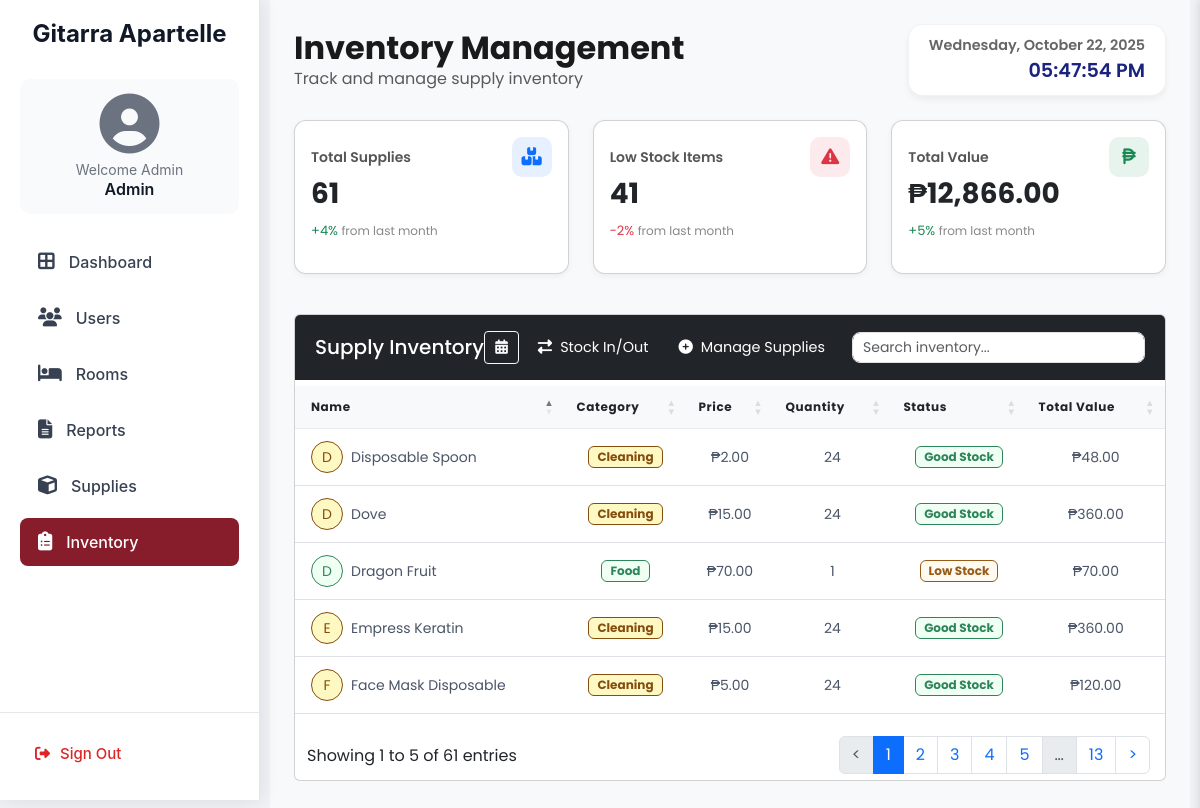
Page /admin-inventory.php on the committed database.
### tables this page shows
CREATE TABLE `supplies` (
  `id` int NOT NULL,
  `name` varchar(100) NOT NULL,
  `price` decimal(10,2) NOT NULL,
  `quantity` int NOT NULL DEFAULT '1',
  `category` enum('Cleaning','Maintenance','Food') NOT NULL,
  `created_at` timestamp NULL DEFAULT CURRENT_TIMESTAMP
);

### admin-inventory.php (the view, shortened to what this page needs)
<?php
require_once 'database.php';
$result = $conn->query("SELECT * FROM supplies ORDER BY name ASC");
$supplies = [];
while ($row = $result->fetch_assoc()) {
  $supplies[] = $row;
}
$total_supplies = count($supplies);
$low_stock_count = 0;
$total_value = 0;
foreach ($supplies as $supply) {
  $total_value += $supply['price'] * $supply['quantity'];
  if ($supply['quantity'] < 5) {
    $low_stock_count++;
  }
}
?>
<!DOCTYPE html>
<html lang="en">
<head>
  <link href="https://cdn.jsdelivr.net/npm/bootstrap@5.3.0/dist/css/bootstrap.min.css" rel="stylesheet">
  <link rel="stylesheet" href="https://cdnjs.cloudflare.com/ajax/libs/font-awesome/6.4.2/css/all.min.css">
    <link href="https://cdn.datatables.net/1.11.5/css/dataTables.bootstrap5.min.css" rel="stylesheet">
  <link href="style.css" rel="stylesheet">
  <link href="style.css" rel="stylesheet">
</head>
<body>
  <div class="sidebar">
    <h4>Gitarra Apartelle</h4>
    <div class="user-info">
      <i class="fa-solid fa-user-circle"></i>
      <p>Welcome Admin</p>
      <h6>Admin</h6>
    </div>
    <div class="nav-links">
      <a href="admin-dashboard.php"><i class="fa-solid fa-border-all"></i> Dashboard</a>
      <a href="admin-user.php"><i class="fa-solid fa-users"></i> Users</a>
      <a href="admin-room.php"><i class="fa-solid fa-bed"></i> Rooms</a>
      <a href="admin-report.php"><i class="fa-solid fa-file-lines"></i> Reports</a>
      <a href="admin-supplies.php"><i class="fa-solid fa-cube"></i> Supplies</a>
      <a href="admin-inventory.php" class="active"><i class="fa-solid fa-clipboard-list"></i> Inventory</a>
    </div>
    <div class="signout">
      <a href="admin-logout.php"><i class="fa-solid fa-right-from-bracket"></i> Sign Out</a>
    </div>
  </div>
<div class="content p-4">
  <div class="d-flex justify-content-between align-items-center mb-4">
    <div>
      <h2 class="fw-bold mb-0">Inventory Management</h2>
      <p class="text-muted mb-0">Track and manage supply inventory</p>
    </div>
    <div class="clock-box text-end">
      <div id="currentDate" class="fw-semibold"></div>
      <div id="currentTime"></div>
    </div>
  </div>
<div class="row mb-4">
    <div class="col-md-4 mb-3">
        <div class="card stat-card h-100 p-3">
            <div class="d-flex justify-content-between align-items-center">
                <p class="stat-title">Total Supplies</p>
                <div class="stat-icon bg-primary bg-opacity-10 text-primary">
                    <i class="fas fa-boxes-stacked"></i>
                </div>
            </div>
            <h3 class="fw-bold mb-1"><?php echo $total_supplies; ?></h3>
            <p class="stat-change text-success">+4% <span>from last month</span></p>
        </div>
    </div>
    <div class="col-md-4 mb-3">
        <div class="card stat-card h-100 p-3">
            <div class="d-flex justify-content-between align-items-center">
                <p class="stat-title">Low Stock Items</p>
                <div class="stat-icon bg-danger bg-opacity-10 text-danger">
                    <i class="fas fa-exclamation-triangle"></i>
                </div>
            </div>
            <h3 class="fw-bold mb-1"><?php echo $low_stock_count; ?></h3>
            <p class="stat-change text-danger">-2% <span>from last month</span></p>
        </div>
    </div>
    <div class="col-md-4 mb-3">
        <div class="card stat-card h-100 p-3">
            <div class="d-flex justify-content-between align-items-center">
                <p class="stat-title">Total Value</p>
                <div class="stat-icon bg-success bg-opacity-10 text-success">
                    <i class="fas fa-peso-sign"></i>
                </div>
            </div>
            <h3 class="fw-bold mb-1">₱<?php echo number_format($total_value, 2); ?></h3>
            <p class="stat-change text-success">+5% <span>from last month</span></p>
        </div>
    </div>
</div>
<div class="card mb-4">
  <div class="card-header bg-dark d-flex justify-content-between align-items-center py-3">
    <h5 class="mb-0 text-white">Supply Inventory</h5>
    <div class="d-flex align-items-center gap-2">
      <button id="toggleCalendar" class="btn btn-outline-light btn-sm">
        <i class="fas fa-calendar-alt"></i>
      </button>
      <button type="button" class="btn btn-dark btn-sm" data-bs-toggle="modal" data-bs-target="#stockModal">
        <i class="fas fa-exchange-alt me-2"></i>Stock In/Out
      </button>
      <a href="admin-supplies.php" class="btn btn-dark btn-sm">
        <i class="fas fa-plus-circle me-2"></i>Manage Supplies
      </a>
      <div id="customSearch" class="ms-2"></div>
    </div>
  </div>
  <div class="card-body p-0">
    <div class="table-responsive">
      <table id="inventoryTable" class="table table-hover mb-0">
        <thead>
          <tr>
            <th class="ps-3">Name</th>
            <th>Category</th>
            <th>Price</th>
            <th>Quantity</th>
            <th>Status</th>
            <th>Total Value</th>
          </tr>
        </thead>
        <tbody>
          <?php if (count($supplies) > 0): ?>
            <?php foreach ($supplies as $s): ?>
            <tr>
              <td class="ps-3">
                <div class="d-flex align-items-center">
                  <div class="avatar-sm
                    <?php if ($s['category'] == 'Cleaning'): ?>
                      bg-yellow-100 text-yellow-800 border-yellow-200
                    <?php elseif ($s['category'] == 'Maintenance'): ?>
                      bg-amber-100 text-amber-800 border-amber-200
                    <?php else: ?>
                      bg-green-100 text-green-800 border-green-200
                    <?php endif; ?>
                    rounded-circle d-flex align-items-center justify-content-center me-2"
                    style="width:32px; height:32px; border:1px solid;">
                    <span><?= strtoupper(substr($s['name'], 0, 1)) ?></span>
                  </div>
                  <div><?= htmlspecialchars($s['name']) ?></div>
                </div>
              </td>
              <td>
                <span class="badge
                  <?php if ($s['category'] == 'Cleaning'): ?>
                    bg-yellow-100 text-yellow-800 border-yellow-200
                  <?php elseif ($s['category'] == 'Maintenance'): ?>
                    bg-amber-100 text-amber-800 border-amber-200
                  <?php else: ?>
                    bg-green-100 text-green-800 border-green-200
                  <?php endif; ?>
                ">
                  <?= htmlspecialchars($s['category']) ?>
                </span>
              </td>
              <td>₱<?= number_format($s['price'], 2) ?></td>
              <td><?= (int)$s['quantity'] ?></td>
              <td>
                <?php if ($s['quantity'] < 5): ?>
                  <span class="badge bg-amber-100 text-amber-800 border-amber-200">Low Stock</span>
                <?php elseif ($s['quantity'] < 10): ?>
                  <span class="badge bg-yellow-100 text-yellow-800 border-yellow-200">Medium Stock</span>
                <?php else: ?>
                  <span class="badge bg-green-100 text-green-800 border-green-200">Good Stock</span>
                <?php endif; ?>
              </td>
              <td>₱<?= number_format($s['price'] * $s['quantity'], 2) ?></td>
            </tr>
            <?php endforeach; ?>
          <?php endif; ?>
        </tbody>
      </table>
    </div>
  </div>
</div>

### style.css (style rules this page uses)
body { display: flex; background: #f0f2f5; font-family: 'Poppins', sans-serif; color: #1a1a1a; }
.sidebar { width: 280px; height: 100vh; background: linear-gradient(180deg, #222222, #0f0f0f); color: white; position: fixed; padding-top: 20px; transition: all 0.3s ease-in-out; box-shadow: 0 0 20px rgba(0, 0, 0, 0.1); z-index: 1000; }
.sidebar .user-info { text-align: center; margin-bottom: 20px; }
.sidebar .user-info i { font-size: 60px; animation: fadeIn 1s ease-in-out; }
.sidebar a { color: rgba(255, 255, 255, 0.8); text-decoration: none; padding: 15px 25px; display: flex; align-items: center; gap: 12px; transition: all 0.3s ease-in-out; border-radius: 0 30px 30px 0; margin: 5px 0; font-weight: 500; }
.sidebar a.active { background: rgba(255, 255, 255, 0.2); color: white; }
.content { margin-left: 280px; padding: 30px; width: calc(100% - 280px); transition: all 0.3s ease-in-out; min-height: 100vh; background: #f8f9fa; }
.content { margin-left: 260px; padding: 20px; }
.card-header { border-bottom: none; padding: 1.25rem; }
.card-body { padding: 1.5rem; }
.card { transition: all 0.3s ease; }
.clock-box { padding: 10px 20px; background-color: white; border-radius: 15px; box-shadow: 0 4px 6px rgba(0,0,0,0.05); border: 1px solid rgba(0,0,0,0.05); }
#currentDate { font-size: 0.9rem; color: #666; }
#currentTime { font-size: 1.2rem; font-weight: 600; color: #1a237e; }
.table th, .table td { text-align: center; vertical-align: middle; }
.btn { font-size: 0.9rem; padding: 5px 10px; }

### admin-inventory.php (style rules this page uses)
.stat-card { border-radius: 12px; box-shadow: 0 2px 6px rgba(0,0,0,0.05); transition: transform 0.2s ease; background: #fff; }
.stat-title { font-size: 14px; font-weight: 600; color: #555; margin: 0; }
.stat-icon { width: 40px; height: 40px; display: flex; align-items: center; justify-content: center; border-radius: 10px; font-size: 18px; }
.stat-change { font-size: 13px; margin-top: 6px; }
.stat-change span { font-size: 12px; color: #888; }
.avatar-sm { width: 32px; height: 32px; display: flex; align-items: center; justify-content: center; }
.table thead th { background-color: #f8f9fa; border-bottom: 1px solid #e9ecef; padding: 0.75rem; font-size: 0.75rem; letter-spacing: 0.05em; }
.table th.sorting { cursor: pointer; position: relative; }
.table th.sorting_asc::after, .table th.sorting_desc::after { content: ''; position: absolute; right: 0.5rem; font-size: 0.7em; color: #6c757d; }
.table th.sorting_asc::after { content: '↑'; }
.table td { padding: 0.75rem; vertical-align: middle; font-size: 0.875rem; color: #4a5568; }
.table .badge { padding: 0.25rem 0.5rem; font-size: 0.75rem; border: 1px solid; transition: all 0.2s ease; }
.bg-green-100 { background-color: #f0fff4; }
.text-green-800 { color: #2f855a; }
.border-green-200 { border-color: #c6f6d5; }
.bg-amber-100 { background-color: #fffaf0; }
.text-amber-800 { color: #975a16; }
.border-amber-200 { border-color: #fed7aa; }
.bg-yellow-100 { background-color: #fef9c3; }
.text-yellow-800 { color: #854d0e; }
.border-yellow-200 { border-color: #fef08a; }
.sidebar { width: 260px; height: 100vh; background: #fff; border-right: 1px solid #e5e7eb; position: fixed; top: 0; left: 0; display: flex; flex-direction: column; padding: 20px 0; font-family: 'Inter', sans-serif; }
.sidebar h4 { text-align: center; font-weight: 700; color: #111827; margin-bottom: 30px; }
.user-info { text-align: center; background: #f9fafb; border-radius: 10px; padding: 15px; margin: 0 20px 25px 20px; }
.user-info i { font-size: 30px; color: #6b7280; margin-bottom: 5px; }
.user-info p { margin: 0; font-size: 14px; color: #6b7280; }
.user-info h6 { margin: 0; font-weight: 600; color: #111827; }
.nav-links { flex-grow: 1; display: flex; flex-direction: column; padding: 0 10px; }
.nav-links a { display: flex; align-items: center; gap: 14px; font-size: 16px; font-weight: 500; color: #374151; text-decoration: none; padding: 12px 18px; border-radius: 8px; margin: 4px 10px; transition: all 0.2s ease; }
.nav-links a i { font-size: 19px; color: #374151; transition: color 0.2s ease; }
.nav-links a.active { background: #871D2B; color: #fff; }
.nav-links a.active i { color: #fff; }
.signout { border-top: 1px solid #e5e7eb; padding: 15px 20px 0; }
.signout a { display: flex; align-items: center; gap: 10px; color: #dc2626; text-decoration: none; font-weight: 500; font-size: 15px; padding: 10px 15px; border-radius: 8px; transition: all 0.2s ease; }
.content { margin-left: 270px; padding: 30px; max-width: 1400px; }

### rows in the picture
supplies: name "D", name "Disposable Spoon", category "Cleaning", price "2.00", quantity "24", shows "Good Stock", $s['price'] * $s['quantity'] "48.00"
supplies: name "D", name "Dove", category "Cleaning", price "15.00", quantity "24", shows "Good Stock", $s['price'] * $s['quantity'] "360.00"
supplies: name "D", name "Dragon Fruit", category "Food", price "70.00", quantity "1", shows "Low Stock", $s['price']*$s['quantity'] "70.00"
supplies: name "E", name "Empress Keratin", category "Cleaning", price "15.00", quantity "24", shows "Good Stock", $s['price'] * $s['quantity'] "360.00"
supplies: name "F", name "Face Mask Disposable", category "Cleaning", price "5.00", quantity "24", shows "Good Stock", $s['price'] * $s['quantity'] "120.00"

### other values in the picture
$total_supplies "61"
$low_stock_count "41"
$total_value "12,866.00"
